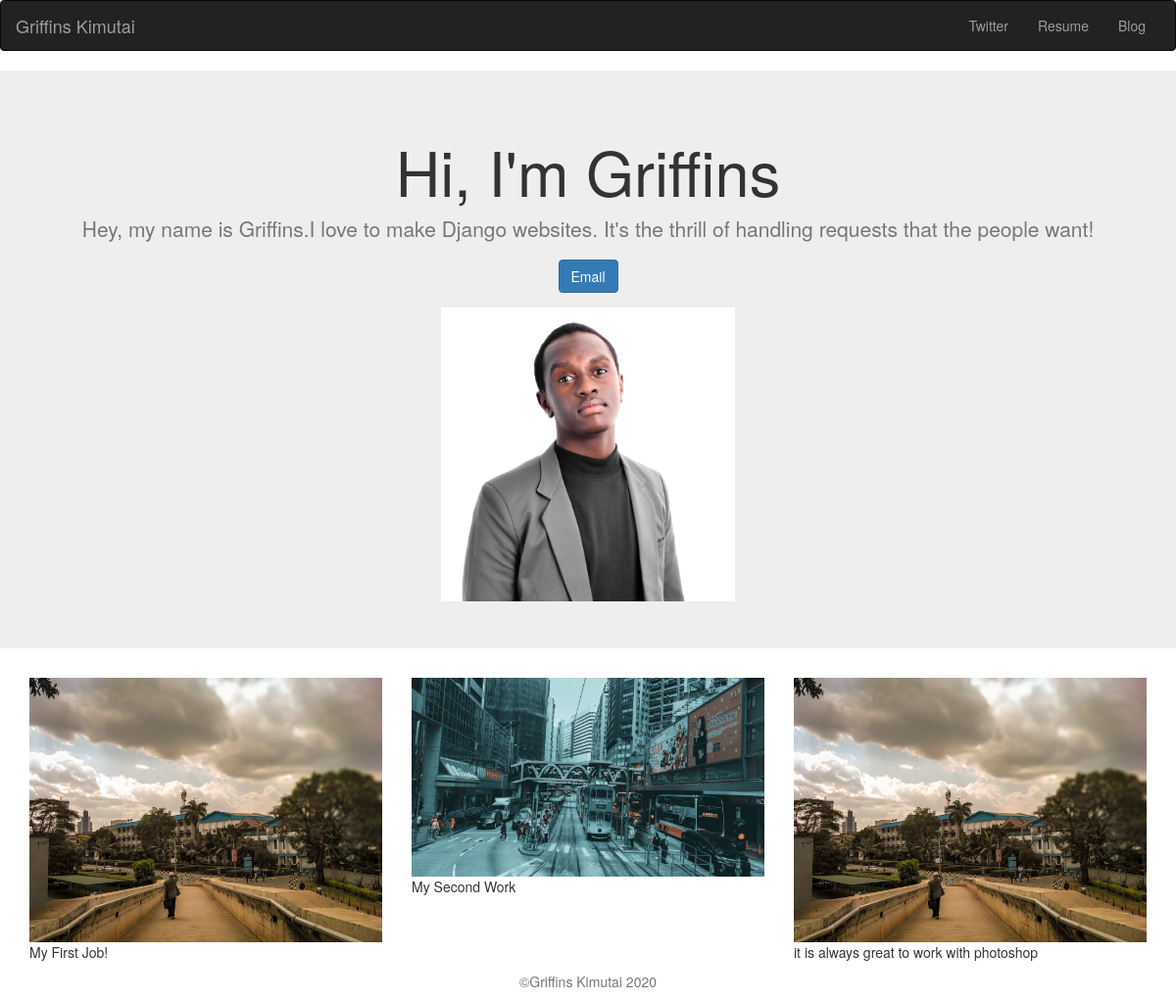
The page / on the database its author committed.
### jobs/models.py (models this page shows)
class Job(models.Model):
    image = models.ImageField(upload_to ='images/')
    summary = models.CharField(max_length=200)

### jobs/views.py (the view)
# urls.py: 2. Add a URL to urlpatterns:  path('', views.home, name='home')
def home(request):
    jobs = Job.objects
    return render (request,'home.html',{'jobs':jobs})

### jobs/templates/home.html (shortened to what this page needs)
{% load static %}
<!DOCTYPE html><html lang="en"><head><meta http-equiv="Content-Type" content="text/html; charset=UTF-8"><link rel="stylesheet" type="text/css" href="cid:css-66af0e8f-dfd4-4338-bc2b-71f5f44ca0a9@mhtml.blink" />
    <link rel="stylesheet" href="http://maxcdn.bootstrapcdn.com/bootstrap/3.3.6/css/bootstrap.min.css">
    <link href="https://getbootstrap.com/docs/4.4/examples/album/album.css" rel="stylesheet">
  </head>
  <body>
    <header>
      <nav class="navbar navbar-inverse">
        <div class="container-fluid">
          <div class="navbar-header">
            <a class="navbar-brand" href="{%  url 'home' %}">Griffins Kimutai</a>
          </div>
          <div class="collapse navbar-collapse" id="myNavbar">
            <ul class="nav navbar-nav navbar-right">
              <li ><a href="http://twitter.com/griffokim">Twitter</a></li>
              <li><a href="{% static 'resume.pdf' %}">Resume</a></li>
              <li><a href="{% url 'allblogs' %}">Blog</a></li>
            </ul>
          </div>
        </div>
      </nav>
</header>
<main role="main">
  <section class="jumbotron text-center">
    <div class="container">
      <h1> Hi, I'm Griffins </h1>
      <p class="lead text-muted">Hey, my name is Griffins.I love to make Django websites. It's the thrill of handling requests that the people want!</p>
      <p>
        <a href="mailto:kimutaigriffins@gmail.com" class="btn btn-primary my-2">Email</a>
      </p>
      <img src="{% static 'me.jpg' %}"alt="me" height=300 width=300>
    </div>
  </section>
  <div class="album py-5 bg-light">
    <div class="container">
      <div class="row">
        {% for job in jobs.all  %}
        <div class="col-md-4">
          <div class="card mb-4 shadow">
           <img class=img-responsive card-img-top src="{{ job.image.url  }}"  height="10" alt="">
            <div class="card-body">
              <p class="card-text">{{ job.summary }}</p>
            </div>
          </div>
        </div>
        {%  endfor %}
</main>
<footer class="text-muted">
  <div class="container text-center">
     <p >
      ©Griffins Kimutai {% now "Y" %}
     </p>
  </div>
</footer>
</body>
<link rel="stylesheet" href="http://maxcdn.bootstrapcdn.com/bootstrap/3.3.6/css/bootstrap.min.css">
</html>
</body></html>

### rows shown on the page
Job: image (picture), summary "My First Job!"
Job: image (picture), summary "My Second Work"
Job: image (picture), summary "it is always great to work with photoshop"
